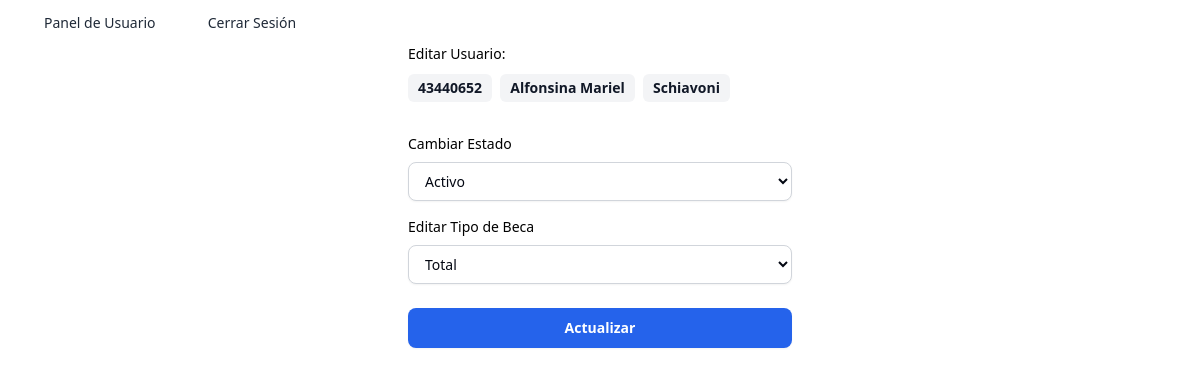
Page /vistas/editar.php?id=2 (signed in) on the committed database.
### tables this page shows
CREATE TABLE `usuarios` (
  `id_usuario` int(11) NOT NULL,
  `dni` varchar(10) NOT NULL,
  `nombre` varchar(60) NOT NULL,
  `apellido` varchar(60) NOT NULL,
  `id_localidad` int(11) NOT NULL,
  `email` varchar(120) NOT NULL,
  `contraseña` varchar(60) NOT NULL,
  `estado` tinyint(1) NOT NULL,
  `id_beca` int(11) DEFAULT NULL,
  `id_rol` tinyint(4) NOT NULL DEFAULT 2
);

### modelos/UsuarioModelo.php (called while the page is built, shortened)
<?php
    class UsuarioModelo{
        private $pdo;
        public function __construct(PDO $pdo){
            $this->pdo = $pdo;
        }
        public function buscarPorId($id):array|false{
            $stmt = $this->pdo->prepare("SELECT * FROM usuarios where id_usuario = :id");
            $stmt->bindParam(':id',$id);
            $stmt->execute();
            return $stmt->fetch(PDO::FETCH_ASSOC);
        }
    }
?>

### modelos/BecaModelo.php (called while the page is built)
<?php
class BecaModelo{
    private $pdo;
    public function __construct(PDO $pdo) {
        $this->pdo = $pdo;
    }
    public function listarTodas(){
        $stmt = $this->pdo->query("SELECT * FROM tipo_beca");
        return $stmt -> fetchAll(PDO::FETCH_ASSOC);
    }
}

### vistas/editar.php (the view, shortened to what this page needs)
<?php
    require_once("../modelos/UsuarioModelo.php");
    require_once("../modelos/BecaModelo.php");
    require_once("../config/conexion.php");
    require_once("parciales/header_admin.php");
    $id = $_GET['id'] ?? null;
    $usuarioModelo = new UsuarioModelo($pdo);
    $usuario = $usuarioModelo->buscarPorId($id);
?>
<form method="POST" action="../controladores/actualiza.php" class="max-w-sm mx-auto">
    <label for="editar" class="block mb-2.5 text-sm font-medium text-heading">Editar Usuario:</label>
    <span class="inline-block font-semibold text-gray-900 dark:text-gray-100 bg-gray-100 dark:bg-gray-800 px-2.5 py-1 rounded-md text-sm mr-1 mb-4
"> <?= htmlspecialchars($usuario['dni']); ?> </span>
    <span class="inline-block font-semibold text-gray-900 dark:text-gray-100 bg-gray-100 dark:bg-gray-800 px-2.5 py-1 rounded-md text-sm mr-1 mb-4
"><?= htmlspecialchars($usuario['nombre']); ?> </span>
    <span class="inline-block font-semibold text-gray-900 dark:text-gray-100 bg-gray-100 dark:bg-gray-800 px-2.5 py-1 rounded-md text-sm mr-1 mb-4
"><?= htmlspecialchars($usuario['apellido']); ?></span>
    <label for="estado" class="block mb-2 text-sm font-medium text-black-900 dark:text-black-200 mt-4">
    Cambiar Estado
    </label>
    <select name="estado" id="estado" class="block w-full px-3 py-2 bg-white dark:bg-gray-800 border border-gray-300 dark:border-gray-700 text-gray-950 dark:text-gray-100 text-sm rounded-lg shadow-sm focus:outline-none focus:ring-2 focus:ring-blue-500 focus:border-blue-500 transition-colors
">
        <option value="1" <?= $usuario['estado'] == 1 ? 'selected' : ''; ?>>Activo</option>
    </select>
    <label for="beca" class="block mb-2 text-sm font-medium text-black-900 dark:text-black-200 mt-4">Editar Tipo de Beca</label>
    <select name="beca" id="beca" class="block w-full px-3 py-2 bg-white dark:bg-gray-800 border border-gray-300 dark:border-gray-700 text-gray-950 dark:text-gray-100 text-sm rounded-lg shadow-sm focus:outline-none focus:ring-2 focus:ring-blue-500 focus:border-blue-500 transition-colors
">
        <?php
            $beca = new BecaModelo($pdo);
            $becas = $beca->listarTodas();
            foreach ($becas as $unaBeca) {
                $selected = ($usuario['id_beca'] == $unaBeca['id_beca']) ? 'selected' : '';
                echo "<option value=\"{$unaBeca['id_beca']}\" $selected>{$unaBeca['nombre_beca']}</option>";
            }
        ?>
    </select>
    <button type="submit" class="w-full mt-6 px-4 py-2.5 text-sm font-semibold text-white bg-blue-600 hover:bg-blue-700 focus:ring-4 focus:ring-blue-500/30 rounded-lg shadow-sm focus:outline-none transition-all duration-150 text-center
" >Actualizar</button>
</form>

### rows in the picture
usuarios: dni "43440652", nombre "Alfonsina Mariel", apellido "Schiavoni", estado "Activo"

### other values in the picture
form field beca "Total"
